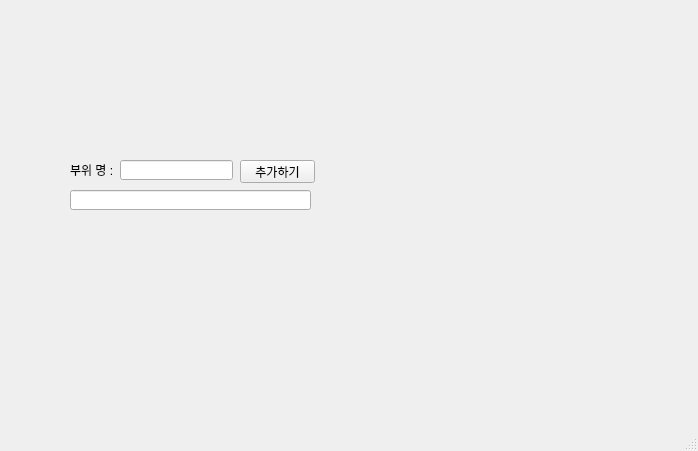
<?xml version="1.0" encoding="UTF-8"?>
<ui version="4.0">
 <class>MainWindow</class>
 <widget class="QMainWindow" name="MainWindow">
  <property name="enabled">
   <bool>true</bool>
  </property>
  <property name="geometry">
   <rect>
    <x>0</x>
    <y>0</y>
    <width>698</width>
    <height>451</height>
   </rect>
  </property>
  <property name="windowTitle">
   <string>MainWindow</string>
  </property>
  <property name="autoFillBackground">
   <bool>false</bool>
  </property>
  <property name="documentMode">
   <bool>false</bool>
  </property>
  <widget class="QWidget" name="centralwidget">
   <widget class="QPushButton" name="BTN_addImgInfo">
    <property name="enabled">
     <bool>true</bool>
    </property>
    <property name="geometry">
     <rect>
      <x>240</x>
      <y>160</y>
      <width>75</width>
      <height>23</height>
     </rect>
    </property>
    <property name="text">
     <string>추가하기</string>
    </property>
   </widget>
   <widget class="QLabel" name="LABEL_explainWhat">
    <property name="geometry">
     <rect>
      <x>70</x>
      <y>160</y>
      <width>71</width>
      <height>20</height>
     </rect>
    </property>
    <property name="text">
     <string>부위 명 : </string>
    </property>
   </widget>
   <widget class="QLineEdit" name="LE_specific">
    <property name="geometry">
     <rect>
      <x>120</x>
      <y>160</y>
      <width>113</width>
      <height>20</height>
     </rect>
    </property>
   </widget>
   <widget class="QLineEdit" name="LE_showInfo">
    <property name="enabled">
     <bool>true</bool>
    </property>
    <property name="geometry">
     <rect>
      <x>70</x>
      <y>190</y>
      <width>241</width>
      <height>20</height>
     </rect>
    </property>
    <property name="readOnly">
     <bool>true</bool>
    </property>
   </widget>
  </widget>
  <widget class="QMenuBar" name="menubar">
   <property name="geometry">
    <rect>
     <x>0</x>
     <y>0</y>
     <width>698</width>
     <height>25</height>
    </rect>
   </property>
  </widget>
  <widget class="QStatusBar" name="statusbar"/>
 </widget>
 <resources/>
 <connections/>
</ui>
